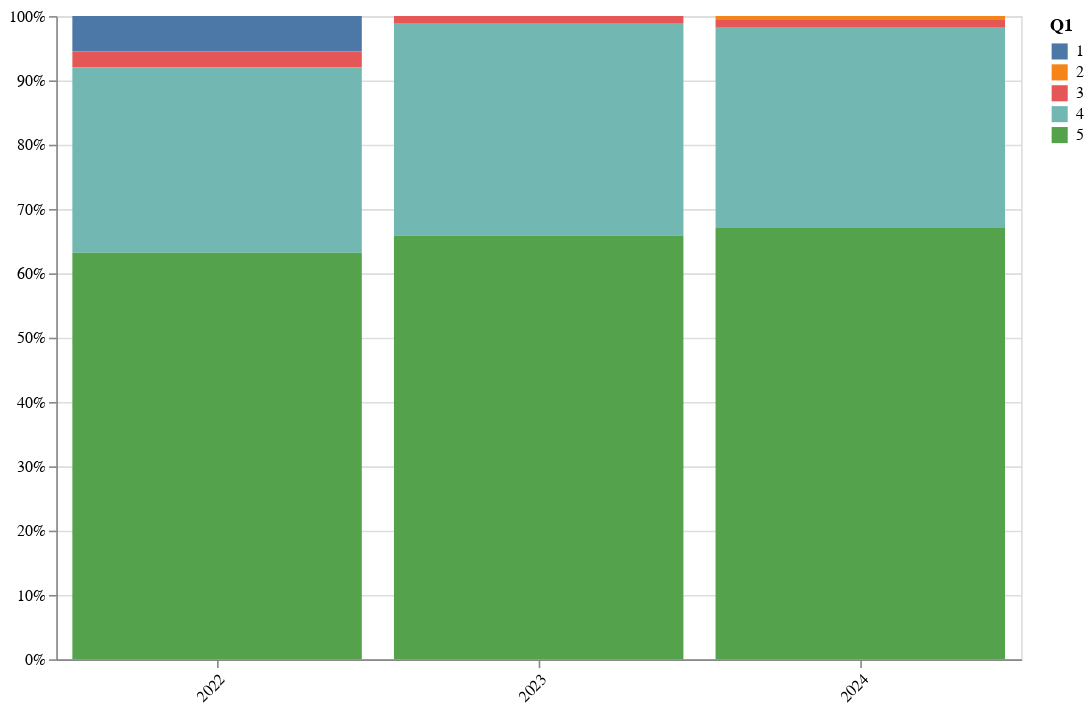

Notebook cell for this chart:
### Code cell
# 
# 가. 연구자의 연구윤리 인식과 실천의 중요성 인식 
# 
title = "연구윤리 인식 및 실천의 중요성 인식"

importance = [1, 2, 3, 4, 5]

# 1) counting
_2022 = pl.DataFrame({
    "Q1": importance,
    "2022": [9, 0, 4, 47, 103],
})

_2023 = pl.DataFrame({
    "Q1": importance,
    "2023": [0, 0, 2, 56, 112],
})

# basic_analysis("Q1")
data = get("Q1", _2022, _2023, importance)
draw_graph(data, "Q1", "연구자의 연구윤리 인식과 실천의 중요성 인식")

### Figure 1 — Vega-Lite specification as saved in the notebook (floating-point values rounded to 4 significant figures)
{"config": {"view": {"continuousWidth": 300, "continuousHeight": 300}}, "data": {"name": "data-c65e263967087e0824fd5d6dd5a22236"}, "mark": {"type": "bar"}, "encoding": {"color": {"field": "Q1", "title": "Q1", "type": "nominal"}, "tooltip": [{"field": "Q1", "type": "quantitative"}, {"field": "Year", "type": "nominal"}, {"field": "Count", "type": "quantitative"}], "x": {"axis": {"labelAngle": -45}, "field": "Year", "title": null, "type": "ordinal"}, "y": {"field": "Count", "stack": "normalize", "title": null, "type": "quantitative"}}, "height": 400, "width": 600, "$schema": "https://vega.github.io/schema/vega-lite/v5.20.1.json", "datasets": {"data-c65e263967087e0824fd5d6dd5a22236": [{"Q1": 1, "Year": "2022", "Count": 9}, {"Q1": 2, "Year": "2022", "Count": 0}, {"Q1": 3, "Year": "2022", "Count": 4}, {"Q1": 4, "Year": "2022", "Count": 47}, {"Q1": 5, "Year": "2022", "Count": 103}, {"Q1": 1, "Year": "2023", "Count": 0}, {"Q1": 2, "Year": "2023", "Count": 0}, {"Q1": 3, "Year": "2023", "Count": 2}, {"Q1": 4, "Year": "2023", "Count": 56}, {"Q1": 5, "Year": "2023", "Count": 112}, {"Q1": 1, "Year": "2024", "Count": 0}, {"Q1": 2, "Year": "2024", "Count": 1}, {"Q1": 3, "Year": "2024", "Count": 2}, {"Q1": 4, "Year": "2024", "Count": 52}, {"Q1": 5, "Year": "2024", "Count": 112}]}}
